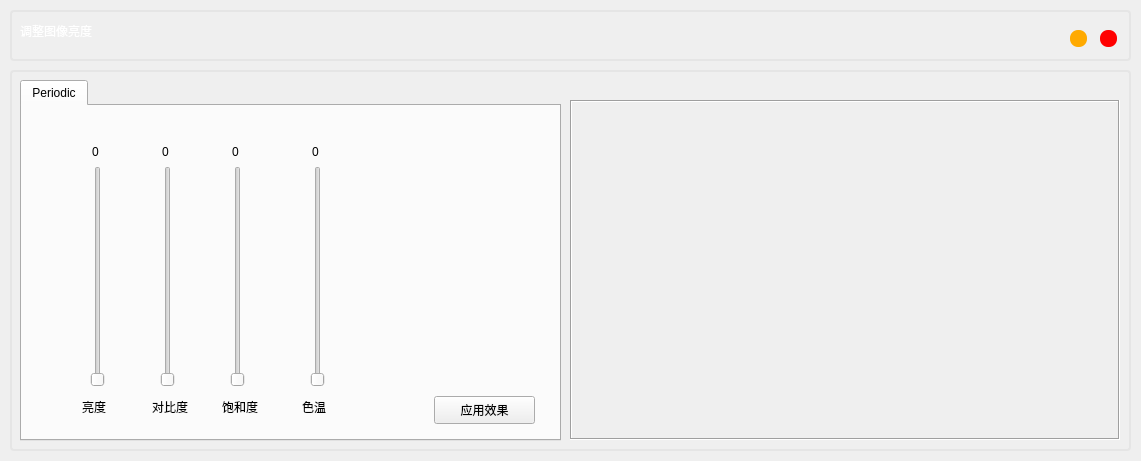
<?xml version="1.0" encoding="UTF-8"?>
<ui version="4.0">
 <class>lightnessDialog</class>
 <widget class="QDialog" name="lightnessDialog">
  <property name="geometry">
   <rect>
    <x>0</x>
    <y>0</y>
    <width>1141</width>
    <height>461</height>
   </rect>
  </property>
  <property name="sizePolicy">
   <sizepolicy hsizetype="Fixed" vsizetype="Fixed">
    <horstretch>0</horstretch>
    <verstretch>0</verstretch>
   </sizepolicy>
  </property>
  <property name="minimumSize">
   <size>
    <width>1141</width>
    <height>461</height>
   </size>
  </property>
  <property name="maximumSize">
   <size>
    <width>1141</width>
    <height>461</height>
   </size>
  </property>
  <property name="windowTitle">
   <string>Add Noise</string>
  </property>
  <widget class="QFrame" name="frame">
   <property name="geometry">
    <rect>
     <x>10</x>
     <y>10</y>
     <width>1121</width>
     <height>51</height>
    </rect>
   </property>
   <property name="styleSheet">
    <string notr="true">QFrame#frame{
border-radius: 4px;
border: 2px solid rgb(229, 229, 229);
}</string>
   </property>
   <property name="frameShape">
    <enum>QFrame::StyledPanel</enum>
   </property>
   <property name="frameShadow">
    <enum>QFrame::Raised</enum>
   </property>
   <widget class="QLabel" name="label_15">
    <property name="geometry">
     <rect>
      <x>10</x>
      <y>0</y>
      <width>401</width>
      <height>41</height>
     </rect>
    </property>
    <property name="styleSheet">
     <string notr="true">color: #FFF;
font: 75 20pt &quot;Berlin Sans FB Demi&quot;;</string>
    </property>
    <property name="text">
     <string>调整图像亮度</string>
    </property>
    <property name="textFormat">
     <enum>Qt::PlainText</enum>
    </property>
   </widget>
   <widget class="QPushButton" name="close_button">
    <property name="geometry">
     <rect>
      <x>1090</x>
      <y>20</y>
      <width>17</width>
      <height>17</height>
     </rect>
    </property>
    <property name="minimumSize">
     <size>
      <width>16</width>
      <height>16</height>
     </size>
    </property>
    <property name="maximumSize">
     <size>
      <width>17</width>
      <height>17</height>
     </size>
    </property>
    <property name="styleSheet">
     <string notr="true">QPushButton {
	border: none;
	border-radius: 8px;
	background-color: rgb(255, 0, 0);
}

QPushButton:hover {
	background-color: rgba(255, 0, 0, 150);
}</string>
    </property>
    <property name="text">
     <string/>
    </property>
   </widget>
   <widget class="QPushButton" name="minimize_button">
    <property name="geometry">
     <rect>
      <x>1060</x>
      <y>20</y>
      <width>17</width>
      <height>17</height>
     </rect>
    </property>
    <property name="minimumSize">
     <size>
      <width>16</width>
      <height>16</height>
     </size>
    </property>
    <property name="maximumSize">
     <size>
      <width>17</width>
      <height>17</height>
     </size>
    </property>
    <property name="styleSheet">
     <string notr="true">QPushButton {
	border: none;
	border-radius: 8px;
	background-color: rgb(255, 170, 0);
}
QPushButton:hover {
background-color: rgba(255, 170, 0, 150);
}</string>
    </property>
    <property name="text">
     <string/>
    </property>
   </widget>
  </widget>
  <widget class="QFrame" name="frame_2">
   <property name="geometry">
    <rect>
     <x>10</x>
     <y>70</y>
     <width>1121</width>
     <height>381</height>
    </rect>
   </property>
   <property name="styleSheet">
    <string notr="true">QFrame#frame_2{
border-radius: 4px;
border: 2px solid rgb(229, 229, 229);
}</string>
   </property>
   <property name="frameShape">
    <enum>QFrame::StyledPanel</enum>
   </property>
   <property name="frameShadow">
    <enum>QFrame::Raised</enum>
   </property>
   <widget class="QLabel" name="image_label">
    <property name="geometry">
     <rect>
      <x>560</x>
      <y>30</y>
      <width>550</width>
      <height>340</height>
     </rect>
    </property>
    <property name="frameShape">
     <enum>QFrame::Box</enum>
    </property>
    <property name="frameShadow">
     <enum>QFrame::Sunken</enum>
    </property>
    <property name="text">
     <string/>
    </property>
    <property name="alignment">
     <set>Qt::AlignCenter</set>
    </property>
   </widget>
   <widget class="QTabWidget" name="tabs">
    <property name="geometry">
     <rect>
      <x>10</x>
      <y>10</y>
      <width>541</width>
      <height>361</height>
     </rect>
    </property>
    <property name="whatsThis">
     <string/>
    </property>
    <property name="currentIndex">
     <number>0</number>
    </property>
    <widget class="QWidget" name="tab_3">
     <attribute name="title">
      <string>Periodic</string>
     </attribute>
     <widget class="QLabel" name="slider1_counter">
      <property name="geometry">
       <rect>
        <x>70</x>
        <y>30</y>
        <width>31</width>
        <height>31</height>
       </rect>
      </property>
      <property name="text">
       <string>0</string>
      </property>
      <property name="textFormat">
       <enum>Qt::AutoText</enum>
      </property>
     </widget>
     <widget class="QLabel" name="label_11">
      <property name="geometry">
       <rect>
        <x>60</x>
        <y>290</y>
        <width>51</width>
        <height>21</height>
       </rect>
      </property>
      <property name="text">
       <string>亮度</string>
      </property>
      <property name="textFormat">
       <enum>Qt::AutoText</enum>
      </property>
     </widget>
     <widget class="QPushButton" name="apply_button_2">
      <property name="enabled">
       <bool>true</bool>
      </property>
      <property name="geometry">
       <rect>
        <x>412</x>
        <y>290</y>
        <width>101</width>
        <height>28</height>
       </rect>
      </property>
      <property name="text">
       <string>应用效果</string>
      </property>
     </widget>
     <widget class="QSlider" name="slider1">
      <property name="geometry">
       <rect>
        <x>60</x>
        <y>60</y>
        <width>31</width>
        <height>221</height>
       </rect>
      </property>
      <property name="minimum">
       <number>0</number>
      </property>
      <property name="maximum">
       <number>300</number>
      </property>
      <property name="singleStep">
       <number>1</number>
      </property>
      <property name="tracking">
       <bool>true</bool>
      </property>
      <property name="orientation">
       <enum>Qt::Vertical</enum>
      </property>
     </widget>
     <widget class="QLabel" name="slider2_counter">
      <property name="geometry">
       <rect>
        <x>140</x>
        <y>30</y>
        <width>31</width>
        <height>31</height>
       </rect>
      </property>
      <property name="text">
       <string>0</string>
      </property>
      <property name="textFormat">
       <enum>Qt::AutoText</enum>
      </property>
     </widget>
     <widget class="QLabel" name="label_12">
      <property name="geometry">
       <rect>
        <x>130</x>
        <y>290</y>
        <width>61</width>
        <height>21</height>
       </rect>
      </property>
      <property name="text">
       <string>对比度</string>
      </property>
      <property name="textFormat">
       <enum>Qt::AutoText</enum>
      </property>
     </widget>
     <widget class="QSlider" name="slider2">
      <property name="geometry">
       <rect>
        <x>130</x>
        <y>60</y>
        <width>31</width>
        <height>221</height>
       </rect>
      </property>
      <property name="minimum">
       <number>0</number>
      </property>
      <property name="maximum">
       <number>100</number>
      </property>
      <property name="singleStep">
       <number>1</number>
      </property>
      <property name="tracking">
       <bool>true</bool>
      </property>
      <property name="orientation">
       <enum>Qt::Vertical</enum>
      </property>
     </widget>
     <widget class="QLabel" name="label_13">
      <property name="geometry">
       <rect>
        <x>200</x>
        <y>290</y>
        <width>71</width>
        <height>21</height>
       </rect>
      </property>
      <property name="text">
       <string>饱和度</string>
      </property>
      <property name="textFormat">
       <enum>Qt::AutoText</enum>
      </property>
     </widget>
     <widget class="QSlider" name="slider3">
      <property name="geometry">
       <rect>
        <x>200</x>
        <y>60</y>
        <width>31</width>
        <height>221</height>
       </rect>
      </property>
      <property name="minimum">
       <number>0</number>
      </property>
      <property name="maximum">
       <number>100</number>
      </property>
      <property name="singleStep">
       <number>1</number>
      </property>
      <property name="tracking">
       <bool>true</bool>
      </property>
      <property name="orientation">
       <enum>Qt::Vertical</enum>
      </property>
     </widget>
     <widget class="QLabel" name="slider3_counter">
      <property name="geometry">
       <rect>
        <x>210</x>
        <y>30</y>
        <width>31</width>
        <height>31</height>
       </rect>
      </property>
      <property name="text">
       <string>0</string>
      </property>
      <property name="textFormat">
       <enum>Qt::AutoText</enum>
      </property>
     </widget>
     <widget class="QLabel" name="label_14">
      <property name="geometry">
       <rect>
        <x>280</x>
        <y>290</y>
        <width>41</width>
        <height>21</height>
       </rect>
      </property>
      <property name="text">
       <string>色温</string>
      </property>
      <property name="textFormat">
       <enum>Qt::AutoText</enum>
      </property>
     </widget>
     <widget class="QLabel" name="slider4_counter">
      <property name="geometry">
       <rect>
        <x>290</x>
        <y>30</y>
        <width>31</width>
        <height>31</height>
       </rect>
      </property>
      <property name="text">
       <string>0</string>
      </property>
      <property name="textFormat">
       <enum>Qt::AutoText</enum>
      </property>
     </widget>
     <widget class="QSlider" name="slider4">
      <property name="geometry">
       <rect>
        <x>280</x>
        <y>60</y>
        <width>31</width>
        <height>221</height>
       </rect>
      </property>
      <property name="minimum">
       <number>1</number>
      </property>
      <property name="maximum">
       <number>200</number>
      </property>
      <property name="singleStep">
       <number>1</number>
      </property>
      <property name="tracking">
       <bool>true</bool>
      </property>
      <property name="orientation">
       <enum>Qt::Vertical</enum>
      </property>
     </widget>
    </widget>
   </widget>
  </widget>
 </widget>
 <resources/>
 <connections/>
</ui>
